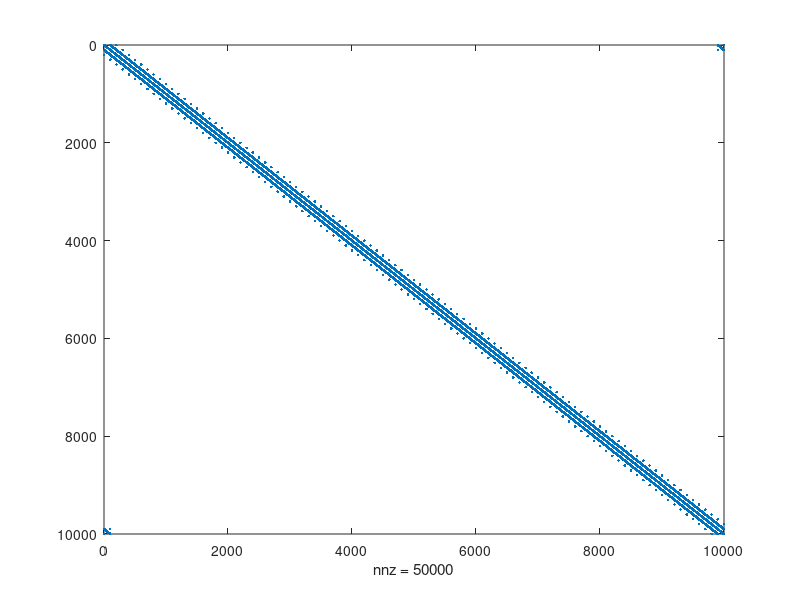
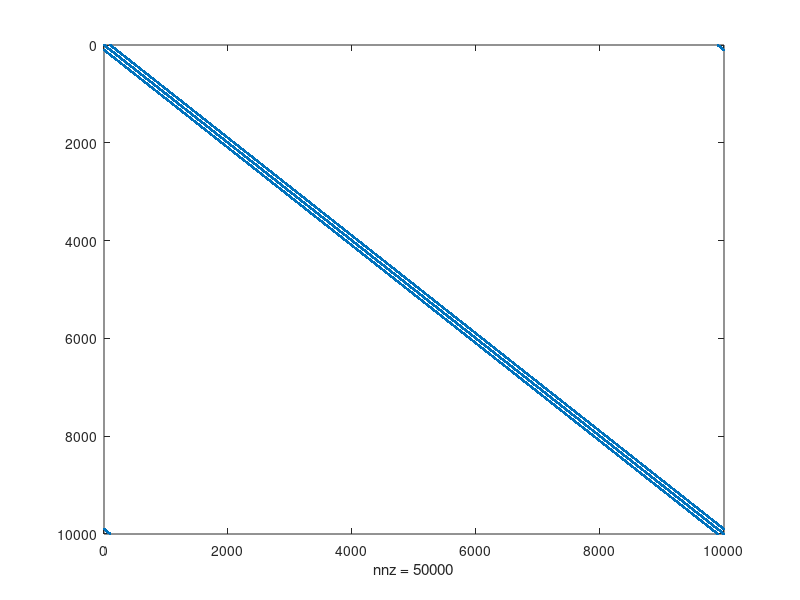

MATLAB code to generate these figures, in order: (Note: this script raises an error after producing the figures.)
%% optimized 9 point stencile
%% instead of adding a frquency*identity
%% the identity matrix becomes complciated
close all;
clear; 

Nx = 100; 
Ny = 100; 
N = [Nx, Ny]; dx = 0.01; dy = dx; dz = dx;
dL = [dx dy];
%% Solver Code Begins Here

%% Coefficients
a = 0.5461
c = 0.6248
d = 0.9381e-1;


w = 'x'; s = 'b';
%w = 'x', 'y', or 'z'
%s = 'b' or 'w'
% dL: [dx dy dz] for 3D; [dx dy] for 2D
% N: [Nx Ny Nz] for 3D; [Nx Ny] for 2D


dw = dL('xyz' == w);  % one of dx, dy, dz, all are numbers...no info about which one was selected
sign = 1;
M = prod(N);  % total number of cells in domain
%take advantage of linear indexing

ind_cur = 1:M;  % indices of current points
ind_cur = ind_cur(:);

ind_adj_x = 1:M;  % indices of adjacent (previous or next) points in the w-direction
ind_adj_x = reshape(ind_adj_x, N);

%% shift the row indices
Dws = -4*sign*speye(M); %M fully determines the matricial size;
%% usual five point stencil
for w = ['x', 'y']
    ind_adj_r0x = circshift(ind_adj_x, -sign * ('xy' == w));
    ind_adj_l0x = circshift(ind_adj_x, sign * ('xy' == w));

    ind_adj_r0x = ind_adj_r0x(:);
    ind_adj_l0x = ind_adj_l0x(:);

    %% conver the offdiagonals into a linear index
    linear_ind_r0x = sub2ind([M M], ind_cur, ind_adj_r0x); 
    linear_ind_l0x = sub2ind([M M], ind_cur, ind_adj_l0x); 

    Dws(linear_ind_r0x) = sign;
    Dws(linear_ind_l0x) = sign;


end

%% rotated stencil (45 degrees)
Dws_r = -4*sign*speye(M,M); %M fully determines the matricial size;

ind_adj_rtx = circshift(ind_adj_x, sign * [1, 1]);
ind_adj_rbx = circshift(ind_adj_x, sign * [1, -1]);
ind_adj_ltx = circshift(ind_adj_x, sign * [-1, 1]);
ind_adj_lbx = circshift(ind_adj_x, sign * [-1, -1]);

ind_adj_rtx = ind_adj_rtx(:);
ind_adj_ltx = ind_adj_ltx(:);
ind_adj_rbx = ind_adj_rbx(:);
ind_adj_lbx = ind_adj_lbx(:);

% conver the offdiagonals into a linear index
linear_ind_rtx = sub2ind([M M], ind_cur, ind_adj_rtx); 
linear_ind_ltx = sub2ind([M M], ind_cur, ind_adj_ltx); 
linear_ind_rbx = sub2ind([M M], ind_cur, ind_adj_rbx); 
linear_ind_lbx = sub2ind([M M], ind_cur, ind_adj_lbx); 

Dws_r(linear_ind_rtx) = sign;
Dws_r(linear_ind_ltx) = sign;
Dws_r(linear_ind_rbx) = sign;
Dws_r(linear_ind_lbx) = sign;

%% Create the omega^2 component
Dws_f = c*sign*speye(M,M); %M fully determines the matricial size;

ind_adj_rtx = circshift(ind_adj_x, sign * [1, 1]);
ind_adj_rbx = circshift(ind_adj_x, sign * [1, -1]);
ind_adj_ltx = circshift(ind_adj_x, sign * [-1, 1]);
ind_adj_lbx = circshift(ind_adj_x, sign * [-1, -1]);

ind_adj_rtx = ind_adj_rtx(:);
ind_adj_ltx = ind_adj_ltx(:);
ind_adj_rbx = ind_adj_rbx(:);
ind_adj_lbx = ind_adj_lbx(:);

% conver the offdiagonals into a linear index
linear_ind_rtx = sub2ind([M M], ind_cur, ind_adj_rtx); 
linear_ind_ltx = sub2ind([M M], ind_cur, ind_adj_ltx); 
linear_ind_rbx = sub2ind([M M], ind_cur, ind_adj_rbx); 
linear_ind_lbx = sub2ind([M M], ind_cur, ind_adj_lbx); 

coef = (1-c-4*d)/4;
Dws_f(linear_ind_rtx) = coef*sign;
Dws_f(linear_ind_ltx) = coef*sign;
Dws_f(linear_ind_rbx) = coef*sign;
Dws_f(linear_ind_lbx) = coef*sign;

for w = ['x', 'y']
    ind_adj_r0x = circshift(ind_adj_x, -sign * ('xy' == w));
    ind_adj_l0x = circshift(ind_adj_x, sign * ('xy' == w));

    ind_adj_r0x = ind_adj_r0x(:);
    ind_adj_l0x = ind_adj_l0x(:);

    %% conver the offdiagonals into a linear index
    linear_ind_r0x = sub2ind([M M], ind_cur, ind_adj_r0x); 
    linear_ind_l0x = sub2ind([M M], ind_cur, ind_adj_l0x); 

    Dws_f(linear_ind_r0x) = d*sign;
    Dws_f(linear_ind_l0x) = d*sign;


end

%% Construct final operator
Dws = (1/dw^2)*Dws;
Dws_r = (1/(2*dw^2))*Dws_r;
figure;
spy(Dws_r)
figure;
spy(Dws)
a = 0.5;
Laplacian = a*Dws+(1-a)*Dws_r;

constant = 1000
A = Laplacian + constant*Dws_f;
% constant has to be tuned

b = zeros(length(Dws),1);
b(4750) = 1i*2

x1 = A\b;
E = reshape(x1, N(1), N(2));
visabs(E, [-1,1], [-1,1]);


